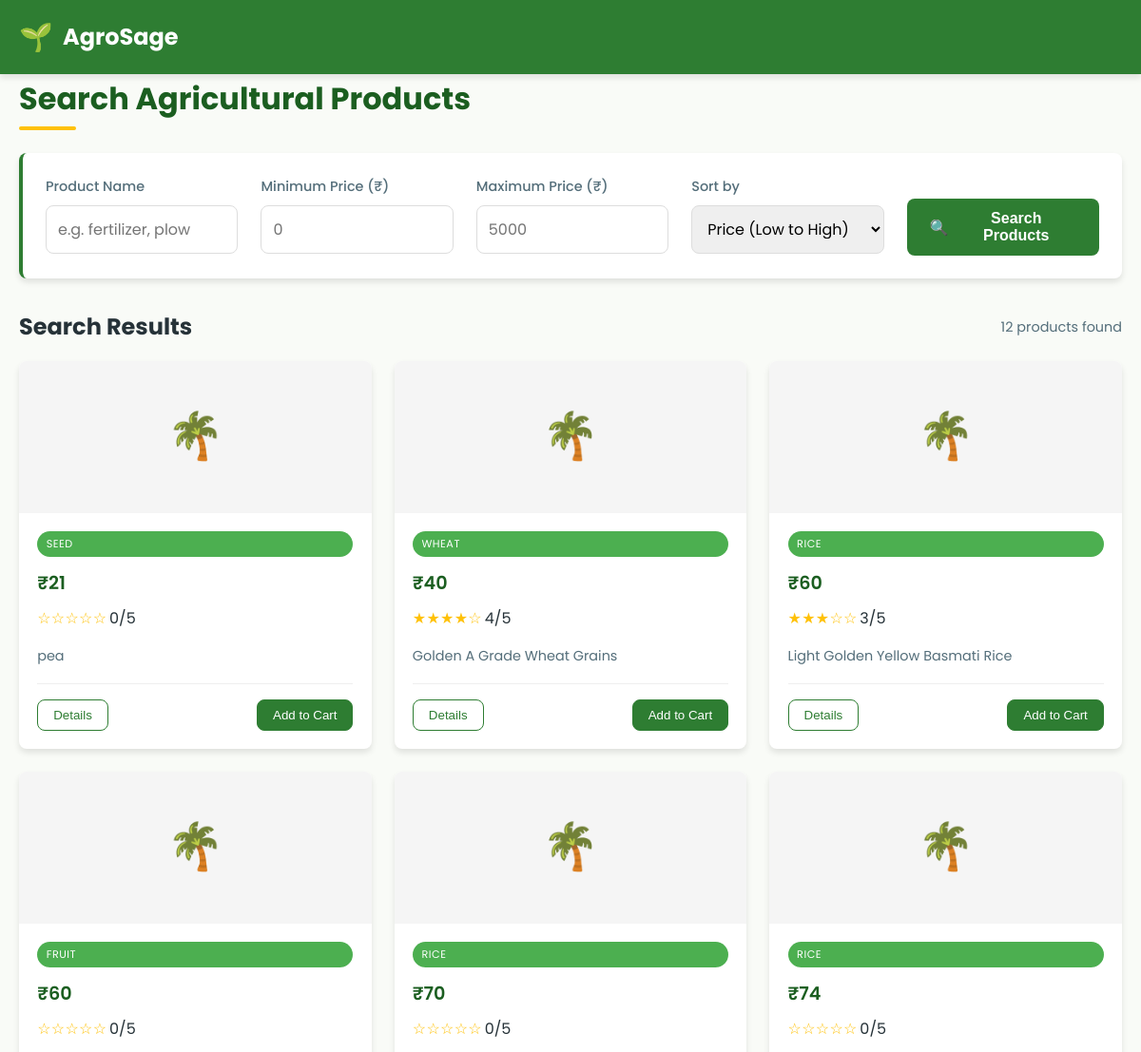
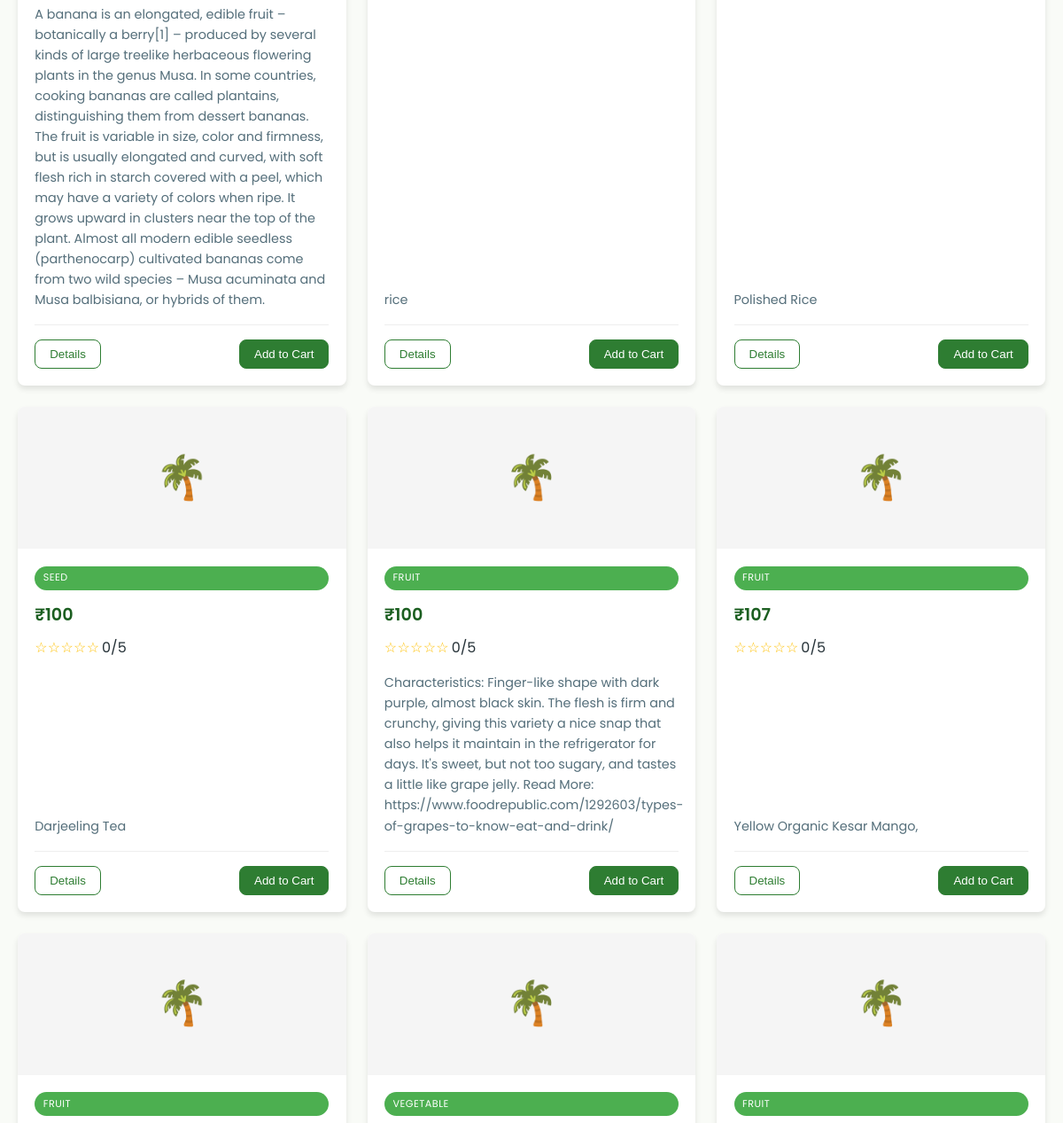
The page /search/ (signed in, upper part) on the database as committed earlier (2 pictures, top to bottom).
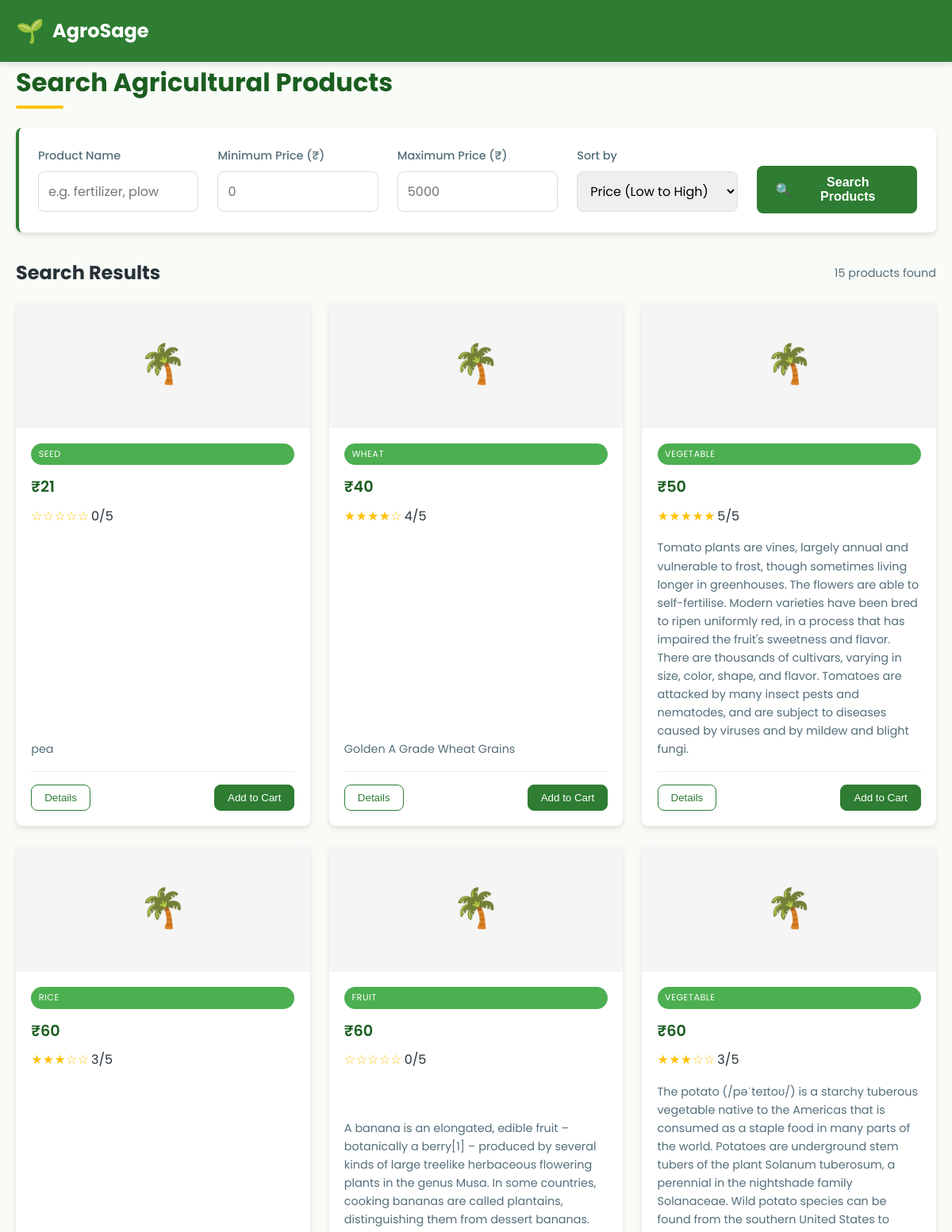
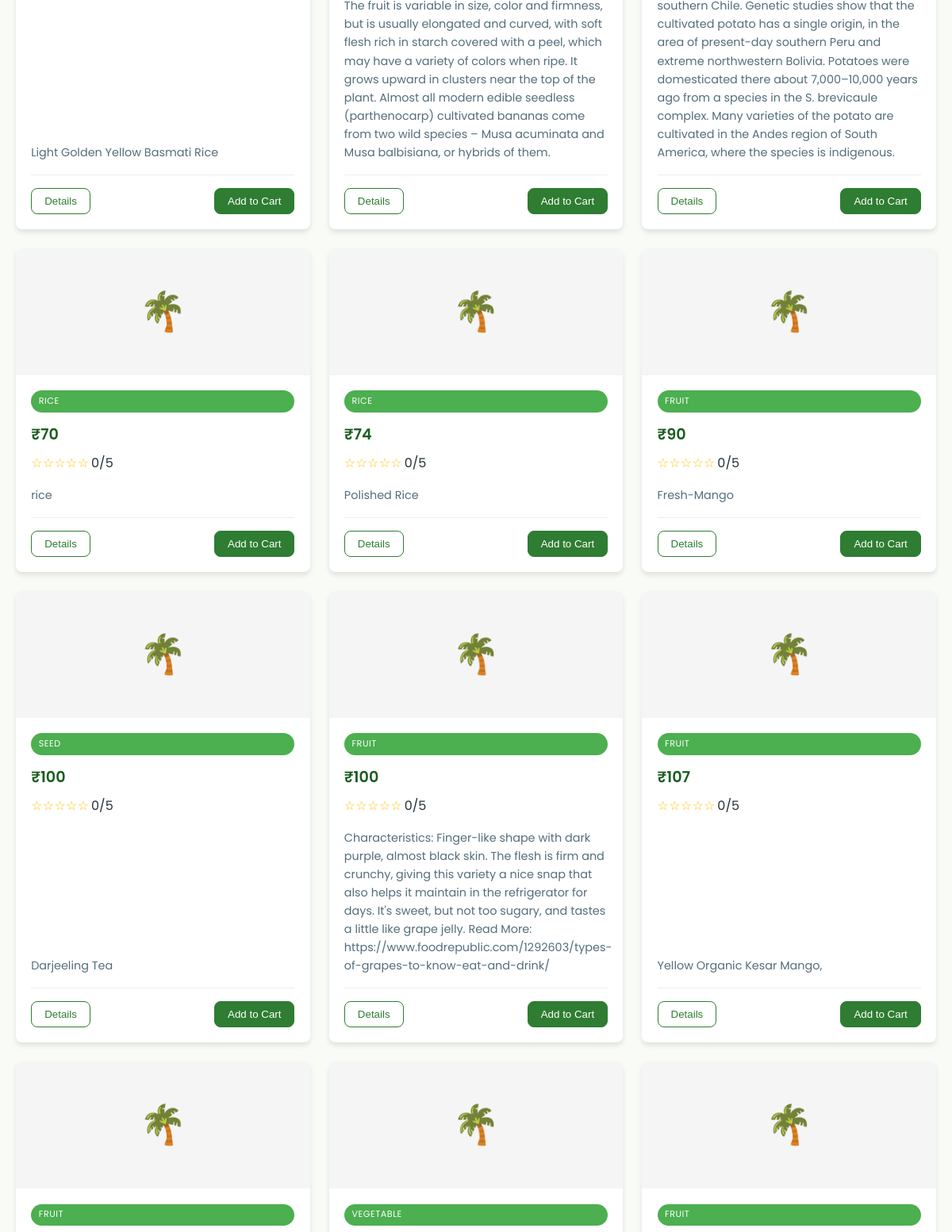
The same page on the database as committed later (2 pictures, top to bottom).
### home/models.py (models this page shows)
class MarketItems(models.Model):
    farmer = models.ForeignKey(User,on_delete=models.CASCADE)
    items_name = models.CharField(max_length=1000)
    items_description = models.TextField(max_length=1000)
    category = models.ForeignKey(Category,on_delete=models.CASCADE)   # e.g. “Fertilizer”, “Tool”
    item_price = models.IntegerField()
    item_image = models.ImageField(upload_to='market_items/')
    items_weight = models.IntegerField()
    min_weight = models.IntegerField(default=0)
    item_rating = models.IntegerField(default=0)
    location = models.CharField(max_length=300,default="Neelbad, Bhopal, Mp")
    def __str__(self):
        return self.items_name

class Category(models.Model):
    name = models.CharField(max_length=300)
    def __str__(self):
        return self.name

### home/views.py (the view)
# urls.py: path('search/', views.search_products, name='search_products'),
@login_required
def search_products(request):
    q = request.GET.get('q', '').strip().lower()
    min_price = request.GET.get('min_price')
    max_price = request.GET.get('max_price')
    sort_by = request.GET.get('sort', 'item_price')  # change 'item_price'
    load_indices()
    ids = set()
    if q:
        terms = q.split()
        ids = inverted_index.lookup(terms)
    else:
        ids = set(MarketItems.objects.values_list('id', flat=True))
    qs = MarketItems.objects.filter(id__in=ids)
    if min_price: qs = qs.filter(item_price__gte=min_price)
    if max_price: qs = qs.filter(item_price__lte=max_price)
    valid_sorts = ['item_price', '-item_price', 'item_rating', '-item_rating']
    if sort_by in valid_sorts:
        qs = qs.order_by(sort_by)
    return render(request, "home/search_results.html", {"products": qs})

### home/autocomplete.py (called while the page is built)
    def insert(self, product):
        node = self.root
        name = (product.items_name or "").strip().lower()
        if not name:
            return  # skip empty or null names
        for ch in name:
            if ch not in node.children:
                node.children[ch] = TrieNode()
            node = node.children[ch]
            node.ids.add(product.id)
        node.is_end_of_word = True  # Optional
        print(f"Inserted '{name}' for product ID {product.id}")

### home/search_index.py (called while the page is built)
    def tokenize(self, text):
        return set(re.findall(r'\b\w+\b', text.lower()))

    def add_product(self, product):
        text_parts = [
            product.items_name or "",
            product.items_description or "",
            str(product.category.name) if hasattr(product.category, 'name') else ""
        ]
        combined_text = " ".join(text_parts)
        words = self.tokenize(combined_text)
        for word in words:
            self.index[word].add(product.id)
        print(f"Indexed Product [{product.id}]: {words}")

### templates/home/search_results.html (shortened to what this page needs)
{% load static %}
<!DOCTYPE html>
<html lang="en">
<head>
</head>
<body>
    <header>
        <div class="container header-content">
            <div class="logo">
                <span class="logo-icon">🌱</span>
                <span>AgroSage</span>
            </div>
        </div>
    </header>
    <main class="container">
        <h1>Search Agricultural Products</h1>
        <div class="search-box">
            <form class="search-form" method="get" action="{% url 'search_products' %}">
                <div class="form-group">
                    <label for="q">Product Name</label>
                    <input type="text" name="q" id="q" value="{{ request.GET.q }}" placeholder="e.g. fertilizer, plow">
                </div>
                <div class="form-group">
                    <label for="min_price">Minimum Price (₹)</label>
                    <input type="number" name="min_price" id="min_price" value="{{ request.GET.min_price }}" placeholder="0">
                </div>
                <div class="form-group">
                    <label for="max_price">Maximum Price (₹)</label>
                    <input type="number" name="max_price" id="max_price" value="{{ request.GET.max_price }}" placeholder="5000">
                </div>
                <div class="form-group">
                    <label for="sort">Sort by</label>
                    <select name="sort" id="sort">
                        <option value="price" {% if request.GET.sort == "item_price" %}selected{% endif %}>Price (Low to High)</option>
                    </select>
                </div>
                <div class="form-group">
                    <button type="submit" class="search-btn">
                        <span>🔍</span> Search Products
                    </button>
                </div>
            </form>
        </div>
        <div class="results-header">
            <h2>Search Results</h2>
            {% if products %}
                <span class="results-count">{{ products|length }} products found</span>
            {% endif %}
        </div>
        {% if products %}
            <div class="product-grid">
                {% for product in products %}
                    <div class="product-card">
                        <div class="product-img">
                            🌴
                        </div>
                        <div class="product-info">
                            <span class="product-category">{{ product.category }}</span>
                            <div class="product-price">₹{{ product.item_price }}</div>
                            <div class="product-rating">
                                <span class="stars">
                                    {% if product.item_rating >= 1 %}★{% else %}☆{% endif %}
                                    {% if product.item_rating >= 2 %}★{% else %}☆{% endif %}
                                    {% if product.item_rating >= 3 %}★{% else %}☆{% endif %}
                                    {% if product.item_rating >= 4 %}★{% else %}☆{% endif %}
                                    {% if product.item_rating >= 5 %}★{% else %}☆{% endif %}
                                </span>
                                <span>{{ product.item_rating }}/5</span>
                            </div>
                            <p class="product-description">{{ product.items_description|default:"No description available." }}</p>
                            <div class="product-actions">
                                <button class="action-btn">Details</button>
                                <button class="action-btn primary">Add to Cart</button>
                            </div>
                        </div>
                    </div>
                {% endfor %}
            </div>
        {% else %}
            <div class="empty-results">
                <div class="empty-icon">🔍</div>
                <h3>No products found</h3>
                <p>Try adjusting your search criteria or browse our categories</p>
            </div>
        {% endif %}
    </main>
</body>
</html>

Rows that differ between the two databases and show on the page:
added MarketItems: category "VEGETABLE", item_price "50", item_rating "5", items_description "Tomato plants are vines, largely annual and vulnerable to frost, though sometimes living longer in greenhouses. The flowers are able to self-fertilise. Modern varieties have been bred to ripen uniformly red, in a process that has impaired the fruit's sweetness and flavor. There are thousands of cultivars, varying in size, color, shape, and flavor. Tomatoes are attacked by many insect pests and nematodes, and are subject to diseases caused by viruses and by mildew and blight fungi."
added MarketItems: category "VEGETABLE", item_price "60", item_rating "3", items_description "The potato (/pəˈteɪtoʊ/) is a starchy tuberous vegetable native to the Americas that is consumed as a staple food in many parts of the world. Potatoes are underground stem tubers of the plant Solanum tuberosum, a perennial in the nightshade family Solanaceae. Wild potato species can be found from the southern United States to southern Chile. Genetic studies show that the cultivated potato has a single origin, in the area of present-day southern Peru and extreme northwestern Bolivia. Potatoes were domesticated there about 7,000–10,000 years ago from a species in the S. brevicaule complex. Many varieties of the potato are cultivated in the Andes region of South America, where the species is…"
added MarketItems: category "FRUIT", item_price "90", item_rating "0", items_description "Fresh-Mango"
Other text that changed with them:
{{ products|length }}: "12" → "15"
